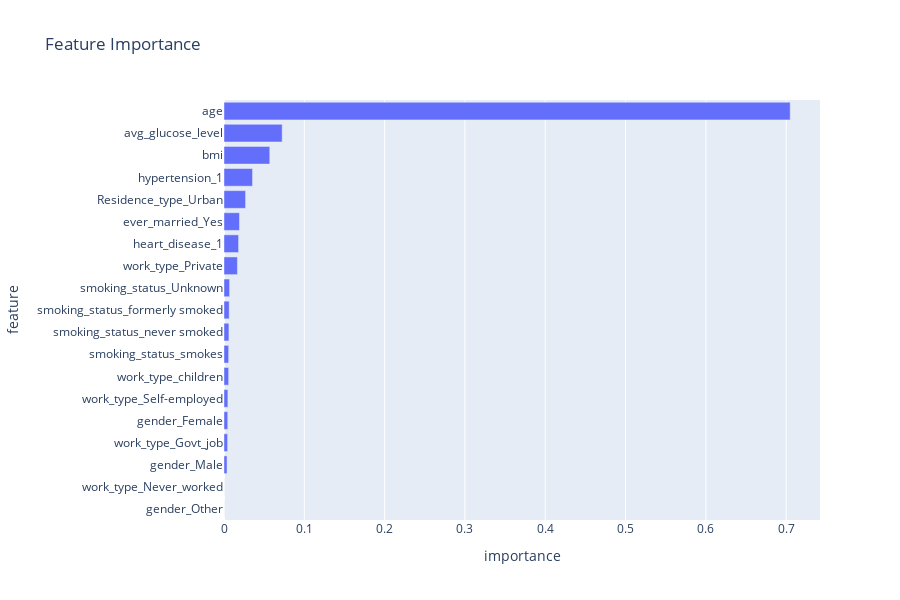

This figure's notebook cell:
### Code cell
fig = px.bar(df_importance.sort_values("importance"), y="feature", x="importance", title="Feature Importance")
fig.update_layout(height=600)
fig.show()

### Figure 1 — Plotly figure (JSON) as saved in the notebook; plotly's stock layout.template omitted (floating-point values rounded to 4 significant figures)
{"data": [{"alignmentgroup": "True", "hovertemplate": "importance=%{x}<br>feature=%{y}<extra></extra>", "legendgroup": "", "marker": {"color": "#636efa", "pattern": {"shape": ""}}, "name": "", "offsetgroup": "", "orientation": "h", "showlegend": false, "textposition": "auto", "type": "bar", "x": [0, 0, 0.003783, 0.004483, 0.004686, 0.004845, 0.005801, 0.005818, 0.00614, 0.006466, 0.006944, 0.01672, 0.01816, 0.01929, 0.02687, 0.03552, 0.057, 0.07245, 0.705], "xaxis": "x", "y": ["gender_Other", "work_type_Never_worked", "gender_Male", "work_type_Govt_job", "gender_Female", "work_type_Self-employed", "work_type_children", "smoking_status_smokes", "smoking_status_never smoked", "smoking_status_formerly smoked", "smoking_status_Unknown", "work_type_Private", "heart_disease_1", "ever_married_Yes", "Residence_type_Urban", "hypertension_1", "bmi", "avg_glucose_level", "age"], "yaxis": "y"}], "layout": {"barmode": "relative", "height": 600, "legend": {"tracegroupgap": 0}, "title": {"text": "Feature Importance"}, "xaxis": {"anchor": "y", "domain": [0, 1], "title": {"text": "importance"}}, "yaxis": {"anchor": "x", "domain": [0, 1], "title": {"text": "feature"}}}}
